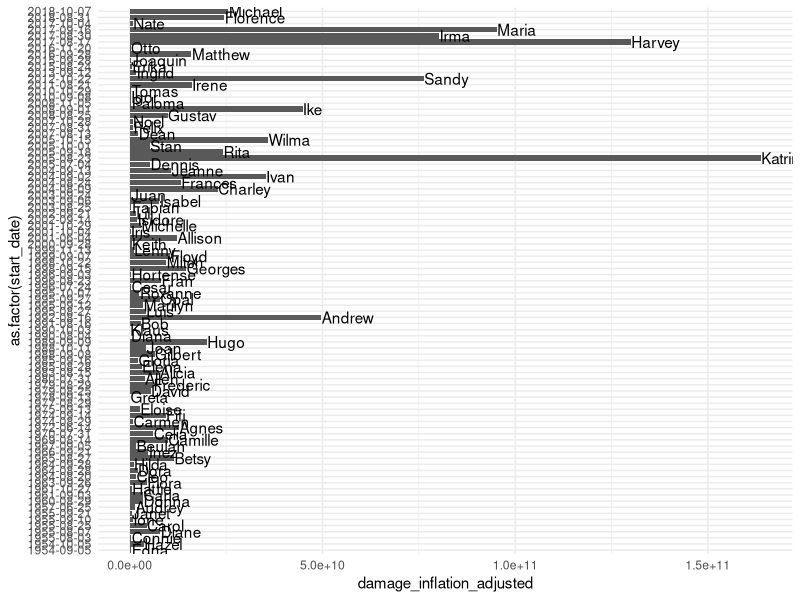
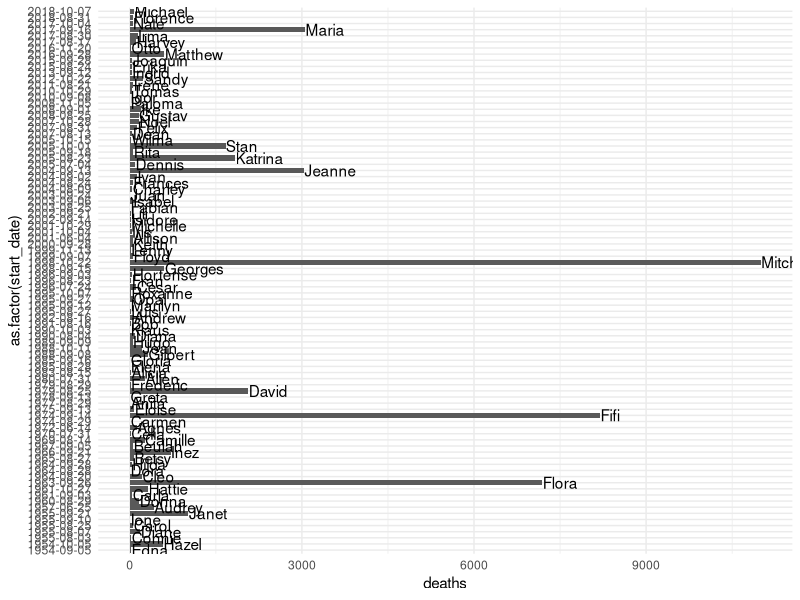
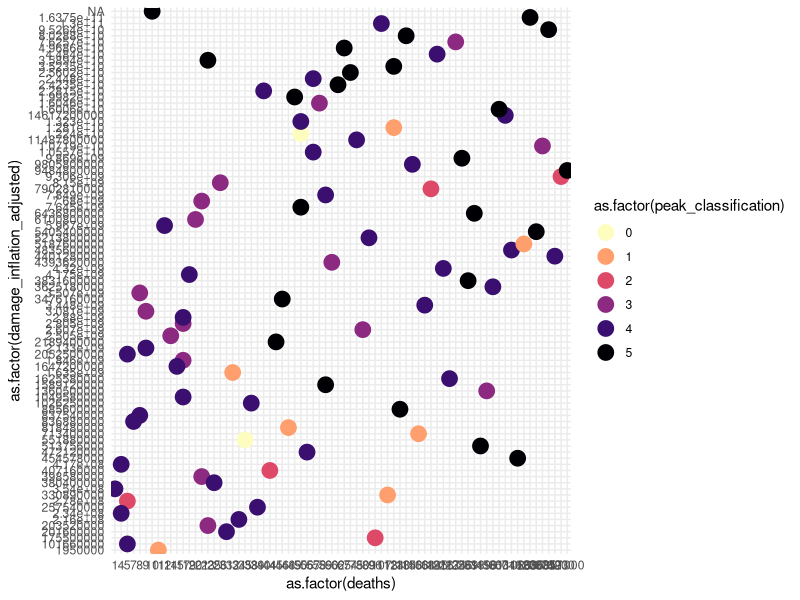

Source code (R) for these figures, in order:
library(tidyverse)

data <- read_csv("retired_hurricanes_clean.csv")

ggplot(data) +
  geom_bar(aes(x = as.factor(start_date), y = damage_inflation_adjusted), stat = "identity") +
  geom_text(aes(x = as.factor(start_date), y = damage_inflation_adjusted, label = name), hjust = -0.01) +
  coord_flip() +
  theme_minimal()

ggplot(data) +
  geom_bar(aes(x = as.factor(start_date), y = deaths), stat = "identity") +
  geom_text(aes(x = as.factor(start_date), y = deaths, label = name), hjust = -0.01) +
  coord_flip() +
  theme_minimal()

ggplot(data) +
  geom_point(aes(x = as.factor(deaths), y = as.factor(damage_inflation_adjusted), color = as.factor(peak_classification)), size = 5) +
  scale_color_viridis_d(option = "magma", direction = -1) +
  theme_minimal() +
  theme(panel.grid.minor = element_blank())

stats <- 
  data %>%
  group_by(peak_classification) %>%
  summarize(med_cost = median(damage_inflation_adjusted, na.rm = TRUE), med_deaths = median(deaths, na.rm = TRUE))
